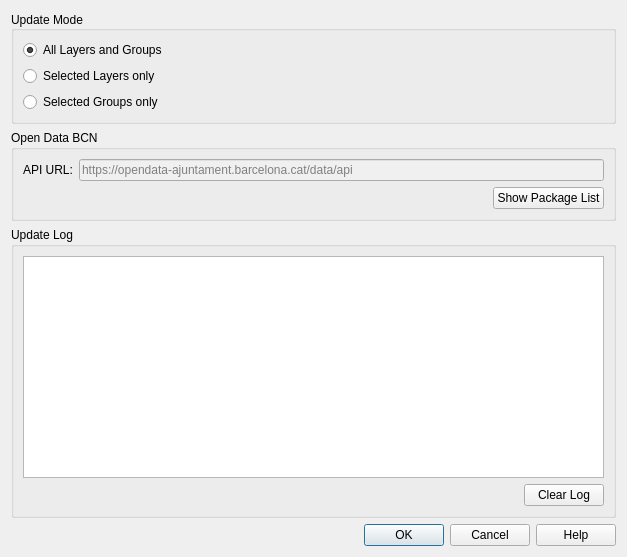
<?xml version="1.0" encoding="UTF-8"?>
<ui version="4.0">
 <class>UDDmanagerDialogBase</class>
 <widget class="QDialog" name="UDDmanagerDialogBase">
  <property name="geometry">
   <rect>
    <x>0</x>
    <y>0</y>
    <width>627</width>
    <height>557</height>
   </rect>
  </property>
  <property name="sizePolicy">
   <sizepolicy hsizetype="Preferred" vsizetype="Preferred">
    <horstretch>0</horstretch>
    <verstretch>0</verstretch>
   </sizepolicy>
  </property>
  <property name="windowTitle">
   <string>UDD Manager</string>
  </property>
  <layout class="QGridLayout" name="gridLayout">
   <item row="3" column="0">
    <widget class="QDialogButtonBox" name="buttonBox">
     <property name="standardButtons">
      <set>QDialogButtonBox::Cancel|QDialogButtonBox::Help|QDialogButtonBox::Ok</set>
     </property>
    </widget>
   </item>
   <item row="0" column="0">
    <widget class="QGroupBox" name="groupImportMode">
     <property name="sizePolicy">
      <sizepolicy hsizetype="Expanding" vsizetype="Preferred">
       <horstretch>0</horstretch>
       <verstretch>0</verstretch>
      </sizepolicy>
     </property>
     <property name="title">
      <string>Update Mode</string>
     </property>
     <property name="alignment">
      <set>Qt::AlignLeading|Qt::AlignLeft|Qt::AlignVCenter</set>
     </property>
     <layout class="QVBoxLayout" name="verticalLayout">
      <item>
       <widget class="QRadioButton" name="radioImportAll">
        <property name="text">
         <string>All Layers and Groups</string>
        </property>
        <property name="checked">
         <bool>true</bool>
        </property>
       </widget>
      </item>
      <item>
       <widget class="QRadioButton" name="radioImportLayers">
        <property name="text">
         <string>Selected Layers only</string>
        </property>
        <property name="checked">
         <bool>false</bool>
        </property>
       </widget>
      </item>
      <item>
       <widget class="QRadioButton" name="radioImportGroups">
        <property name="text">
         <string>Selected Groups only</string>
        </property>
        <property name="checked">
         <bool>false</bool>
        </property>
       </widget>
      </item>
     </layout>
    </widget>
   </item>
   <item row="2" column="0">
    <widget class="QGroupBox" name="importLog">
     <property name="sizePolicy">
      <sizepolicy hsizetype="Expanding" vsizetype="Preferred">
       <horstretch>0</horstretch>
       <verstretch>0</verstretch>
      </sizepolicy>
     </property>
     <property name="title">
      <string>Update Log</string>
     </property>
     <layout class="QVBoxLayout" name="verticalLayout_2">
      <item>
       <widget class="QPlainTextEdit" name="logOutput"/>
      </item>
      <item alignment="Qt::AlignRight">
       <widget class="QPushButton" name="buttonClearLog">
        <property name="text">
         <string>Clear Log</string>
        </property>
       </widget>
      </item>
     </layout>
    </widget>
   </item>
   <item row="1" column="0">
    <widget class="QGroupBox" name="groupOpenData">
     <property name="sizePolicy">
      <sizepolicy hsizetype="Expanding" vsizetype="Preferred">
       <horstretch>0</horstretch>
       <verstretch>0</verstretch>
      </sizepolicy>
     </property>
     <property name="title">
      <string>Open Data BCN</string>
     </property>
     <layout class="QGridLayout" name="gridLayout_2">
      <item row="0" column="0">
       <widget class="QLabel" name="labelApiUrl">
        <property name="text">
         <string>API URL:</string>
        </property>
       </widget>
      </item>
      <item row="0" column="1">
       <widget class="QLineEdit" name="inputApiUrl">
        <property name="styleSheet">
         <string notr="true">color: #808080; background-color: #F0F0F0;</string>
        </property>
        <property name="text">
         <string>https://opendata-ajuntament.barcelona.cat/data/api</string>
        </property>
        <property name="readOnly">
         <bool>true</bool>
        </property>
       </widget>
      </item>
      <item row="1" column="1" alignment="Qt::AlignRight">
       <widget class="QPushButton" name="buttonShowPackages">
        <property name="sizePolicy">
         <sizepolicy hsizetype="Fixed" vsizetype="Fixed">
          <horstretch>0</horstretch>
          <verstretch>0</verstretch>
         </sizepolicy>
        </property>
        <property name="layoutDirection">
         <enum>Qt::LeftToRight</enum>
        </property>
        <property name="text">
         <string>Show Package List</string>
        </property>
       </widget>
      </item>
     </layout>
    </widget>
   </item>
  </layout>
 </widget>
 <resources/>
 <connections>
  <connection>
   <sender>buttonBox</sender>
   <signal>accepted()</signal>
   <receiver>UDDmanagerDialogBase</receiver>
   <slot>accept()</slot>
   <hints>
    <hint type="sourcelabel">
     <x>20</x>
     <y>20</y>
    </hint>
    <hint type="destinationlabel">
     <x>20</x>
     <y>20</y>
    </hint>
   </hints>
  </connection>
  <connection>
   <sender>buttonBox</sender>
   <signal>rejected()</signal>
   <receiver>UDDmanagerDialogBase</receiver>
   <slot>reject()</slot>
   <hints>
    <hint type="sourcelabel">
     <x>20</x>
     <y>20</y>
    </hint>
    <hint type="destinationlabel">
     <x>20</x>
     <y>20</y>
    </hint>
   </hints>
  </connection>
 </connections>
</ui>
